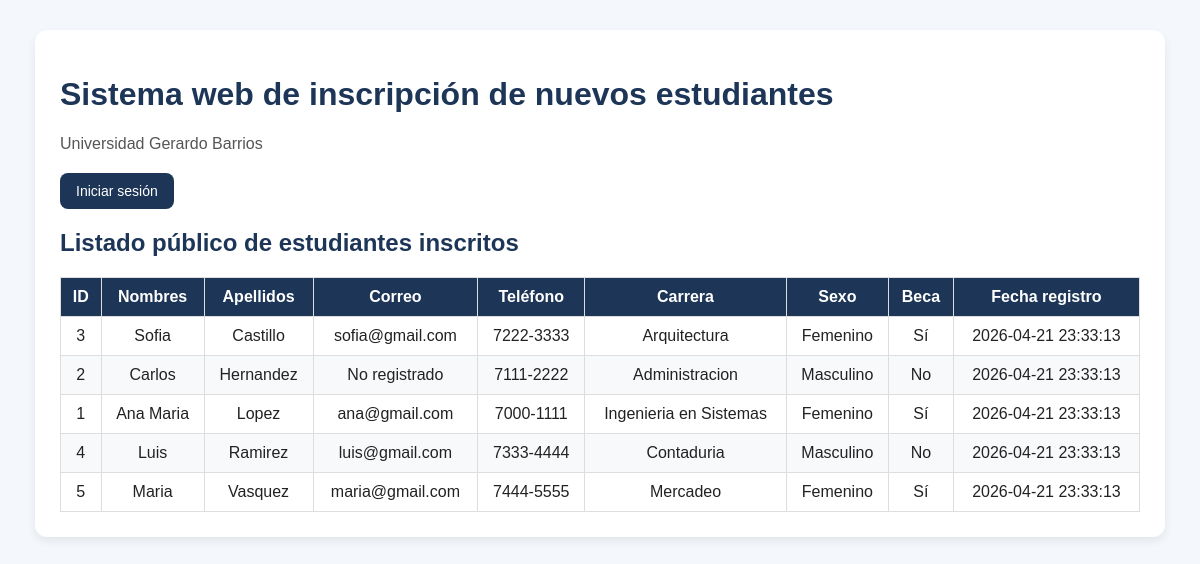
The page / on the database its author committed.
### tables this page shows
CREATE TABLE estudiantes (
    id INT AUTO_INCREMENT PRIMARY KEY,
    nombres VARCHAR(100) NOT NULL,
    apellidos VARCHAR(100) NOT NULL,
    correo VARCHAR(100) NULL,
    telefono VARCHAR(20) NOT NULL,
    carrera VARCHAR(100) NOT NULL,
    sexo ENUM('Masculino','Femenino') NOT NULL,
    beca TINYINT(1) NOT NULL DEFAULT 0,
    fecha_registro TIMESTAMP DEFAULT CURRENT_TIMESTAMP
);

### index.php (the view, shortened to what this page needs)
<?php
require_once "config.php";
$sql = "SELECT * FROM estudiantes ORDER BY apellidos ASC, nombres ASC";
$stmt = $conexion->prepare($sql);
$stmt->execute();
$estudiantes = $stmt->fetchAll(PDO::FETCH_ASSOC);
?>
<!DOCTYPE html>
<html lang="es">
<head>
    <link rel="stylesheet" href="style.css">
</head>
<body>
    <div class="container">
        <h1>Sistema web de inscripción de nuevos estudiantes</h1>
        <p class="subtitulo">Universidad Gerardo Barrios</p>
        <div class="acciones-superiores">
            <?php if(isset($_SESSION['usuario'])): ?>
                <a href="dashboard.php" class="btn">Ir al panel</a>
                <a href="logout.php" class="btn danger">Cerrar sesión</a>
            <?php else: ?>
                <a href="login.php" class="btn">Iniciar sesión</a>
            <?php endif; ?>
        </div>
        <h2>Listado público de estudiantes inscritos</h2>
        <table>
            <thead>
                <tr>
                    <th>ID</th>
                    <th>Nombres</th>
                    <th>Apellidos</th>
                    <th>Correo</th>
                    <th>Teléfono</th>
                    <th>Carrera</th>
                    <th>Sexo</th>
                    <th>Beca</th>
                    <th>Fecha registro</th>
                </tr>
            </thead>
            <tbody>
                <?php if(count($estudiantes) > 0): ?>
                    <?php foreach($estudiantes as $fila): ?>
                        <tr>
                            <td><?= htmlspecialchars($fila['id']) ?></td>
                            <td><?= htmlspecialchars($fila['nombres']) ?></td>
                            <td><?= htmlspecialchars($fila['apellidos']) ?></td>
                            <td><?= htmlspecialchars($fila['correo'] ?? 'No registrado') ?></td>
                            <td><?= htmlspecialchars($fila['telefono']) ?></td>
                            <td><?= htmlspecialchars($fila['carrera']) ?></td>
                            <td><?= htmlspecialchars($fila['sexo']) ?></td>
                            <td><?= $fila['beca'] ? 'Sí' : 'No' ?></td>
                            <td><?= htmlspecialchars($fila['fecha_registro']) ?></td>
                        </tr>
                    <?php endforeach; ?>
                <?php else: ?>
                    <tr>
                        <td colspan="9">No hay estudiantes registrados.</td>
                    </tr>
                <?php endif; ?>
            </tbody>
        </table>
    </div>
</body>
</html>

### style.css (style rules this page uses)
body { font-family: Arial, sans-serif; background: #f4f7fb; margin: 0; padding: 0; color: #222; }
.container { width: 90%; max-width: 1100px; margin: 30px auto; background: #fff; padding: 25px; border-radius: 12px; box-shadow: 0 4px 10px rgba(0,0,0,0.08); }
h1, h2 { color: #1d3557; }
.subtitulo { color: #555; margin-bottom: 20px; }
.btn { display: inline-block; background: #1d3557; color: #fff; text-decoration: none; border: none; padding: 10px 16px; border-radius: 8px; cursor: pointer; margin-right: 8px; font-size: 14px; }
.acciones-superiores { margin-bottom: 20px; }
table { width: 100%; border-collapse: collapse; margin-top: 20px; background: white; }
table th, table td { border: 1px solid #ddd; padding: 10px; text-align: center; }
table th { background: #1d3557; color: white; }
table tr:nth-child(even) { background: #f8f9fa; }

### rows shown on the page
estudiantes: id "3", nombres "Sofia", apellidos "Castillo", correo "sofia@gmail.com", telefono "7222-3333", carrera "Arquitectura", sexo "Femenino", beca "Sí", fecha_registro "2026-04-21 23:33:13"
estudiantes: id "2", nombres "Carlos", apellidos "Hernandez", correo "No registrado", telefono "7111-2222", carrera "Administracion", sexo "Masculino", beca "No", fecha_registro "2026-04-21 23:33:13"
estudiantes: id "1", nombres "Ana Maria", apellidos "Lopez", correo "ana@gmail.com", telefono "7000-1111", carrera "Ingenieria en Sistemas", sexo "Femenino", beca "Sí", fecha_registro "2026-04-21 23:33:13"
estudiantes: id "4", nombres "Luis", apellidos "Ramirez", correo "luis@gmail.com", telefono "7333-4444", carrera "Contaduria", sexo "Masculino", beca "No", fecha_registro "2026-04-21 23:33:13"
estudiantes: id "5", nombres "Maria", apellidos "Vasquez", correo "maria@gmail.com", telefono "7444-5555", carrera "Mercadeo", sexo "Femenino", beca "Sí", fecha_registro "2026-04-21 23:33:13"
